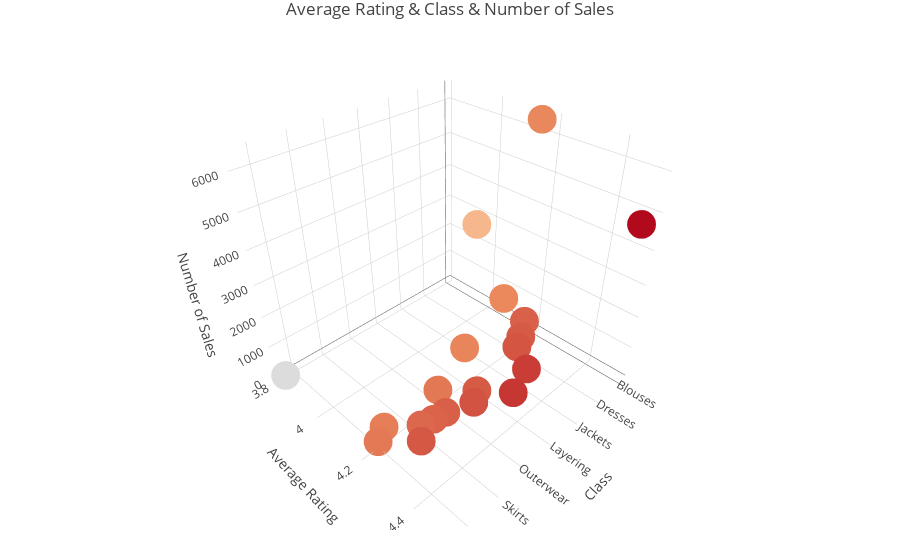

Notebook code cell kept with this figure:
### Code cell
cv = df['Class Name'].value_counts()

trace = go.Scatter3d( x = avgdf1.index,
                      y = avgdf1['Rating'],
                      z = cv,
                      mode = 'markers',
                      marker = dict(size=10,color=avgdf1['Rating']),
                      hoverinfo ="text",
                      text="Class: "+avgdf1.index+" \ Average Rating: "+round(avgdf1['Rating'],2).apply(str)+" \ Number of Sales: "+cv.apply(str)
                      )

data = [trace]
layout = go.Layout(title="Average Rating & Class & Number of Sales",
                   scene = dict(
                    xaxis = dict(title='Class'),
                    yaxis = dict(title='Average Rating'),
                    zaxis = dict(title='Number of Sales'),),
                   margin = dict(l=30, r=30, b=30, t=30))
fig = go.Figure(data=data, layout=layout)
py.iplot(fig)
plt.savefig('3D_Scatter.png')

### Figure 1 — Plotly figure (JSON) as saved in the notebook; plotly's stock layout.template omitted (floating-point values rounded to 4 significant figures)
{"data": [{"hoverinfo": "text", "marker": {"color": [4.154, 4.5, 4, 4.151, 4.261, 4.279, 4.295, 4.361, 4.162, 4.377, 4.279, 4.301, 4.198, 4.266, 4.256, 4.246, 4.285, 4.179, 4.197, 3.815], "size": 10}, "mode": "markers", "text": ["Class: Blouses \\ Average Rating: 4.15 \\ Number of Sales: 6319", "Class: Casual bottoms \\ Average Rating: 4.5 \\ Number of Sales: 4843", "Class: Chemises \\ Average Rating: 4.0 \\ Number of Sales: 3097", "Class: Dresses \\ Average Rating: 4.15 \\ Number of Sales: 1428", "Class: Fine gauge \\ Average Rating: 4.26 \\ Number of Sales: 1388", "Class: Intimates \\ Average Rating: 4.28 \\ Number of Sales: 1147", "Class: Jackets \\ Average Rating: 4.3 \\ Number of Sales: 1100", "Class: Jeans \\ Average Rating: 4.36 \\ Number of Sales: 945", "Class: Knits \\ Average Rating: 4.16 \\ Number of Sales: 704", "Class: Layering \\ Average Rating: 4.38 \\ Number of Sales: 691", "Class: Legwear \\ Average Rating: 4.28 \\ Number of Sales: 350", "Class: Lounge \\ Average Rating: 4.3 \\ Number of Sales: 328", "Class: Outerwear \\ Average Rating: 4.2 \\ Number of Sales: 317", "Class: Pants \\ Average Rating: 4.27 \\ Number of Sales: 228", "Class: Shorts \\ Average Rating: 4.26 \\ Number of Sales: 165", "Class: Skirts \\ Average Rating: 4.25 \\ Number of Sales: 154", "Class: Sleep \\ Average Rating: 4.29 \\ Number of Sales: 146", "Class: Sweaters \\ Average Rating: 4.18 \\ Number of Sales: 119", "Class: Swim \\ Average Rating: 4.2 \\ Number of Sales: 2", "Class: Trend \\ Average Rating: 3.82 \\ Number of Sales: 1"], "type": "scatter3d", "uid": "50edc764-d38d-11e8-b457-40a8f05d3eaf", "x": ["Blouses", "Casual bottoms", "Chemises", "Dresses", "Fine gauge", "Intimates", "Jackets", "Jeans", "Knits", "Layering", "Legwear", "Lounge", "Outerwear", "Pants", "Shorts", "Skirts", "Sleep", "Sweaters", "Swim", "Trend"], "y": [4.154, 4.5, 4, 4.151, 4.261, 4.279, 4.295, 4.361, 4.162, 4.377, 4.279, 4.301, 4.198, 4.266, 4.256, 4.246, 4.285, 4.179, 4.197, 3.815], "z": [6319, 4843, 3097, 1428, 1388, 1147, 1100, 945, 704, 691, 350, 328, 317, 228, 165, 154, 146, 119, 2, 1]}], "layout": {"margin": {"b": 30, "l": 30, "r": 30, "t": 30}, "scene": {"xaxis": {"title": "Class"}, "yaxis": {"title": "Average Rating"}, "zaxis": {"title": "Number of Sales"}}, "title": "Average Rating & Class & Number of Sales"}}
